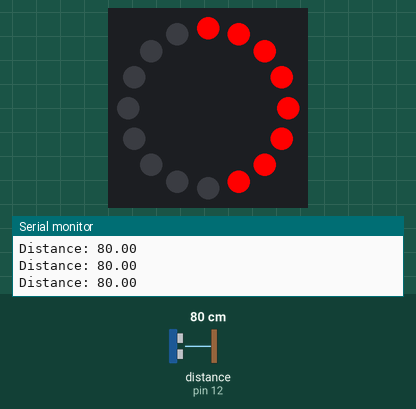
Simulated run of this sketch. Board: Arduino Uno, built with avr-gcc and run on an emulated ATmega328P. Parts: 16 RGB LEDs in a ring, first at the top, clockwise, the last lines printed to the serial monitor. The test bench sets the inputs (shaded band); at power-on: distance to the obstacle (sensor on pin 12) 80 cm. The echo pulse lasts 58.3 µs per cm.

Above: at 1.2 s.
1.3 s: distance to the obstacle (sensor on pin 12) set to 2 cm
At 1.7 s:
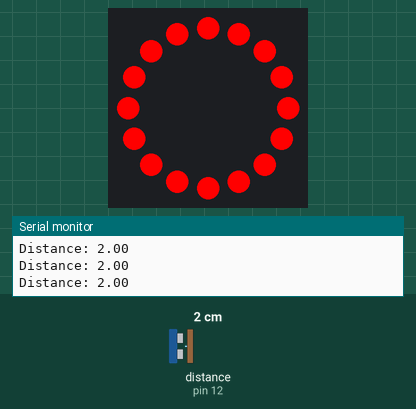
2.8 s: distance to the obstacle (sensor on pin 12) set to 35 cm
At 4.3 s:
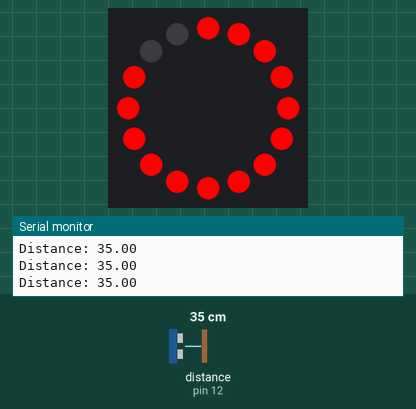
4.6 s: distance to the obstacle (sensor on pin 12) set to 60 cm
At 5.5 s:
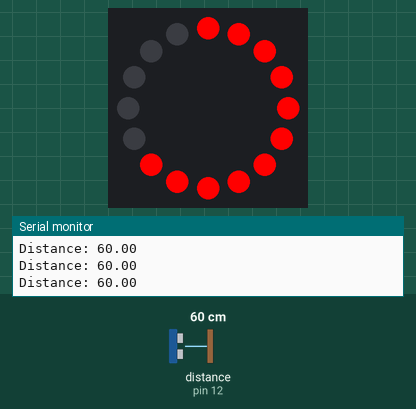
6.2 s: distance to the obstacle (sensor on pin 12) set to 4 cm
At 7.5 s:
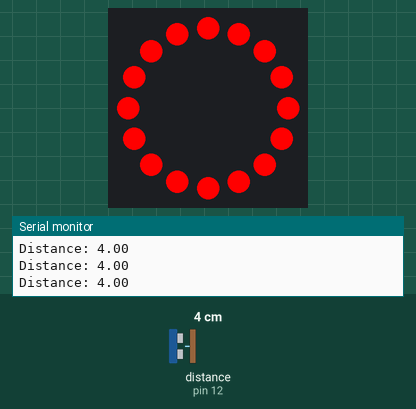
7.8 s: distance to the obstacle (sensor on pin 12) set to 250 cm
At 9.8 s:
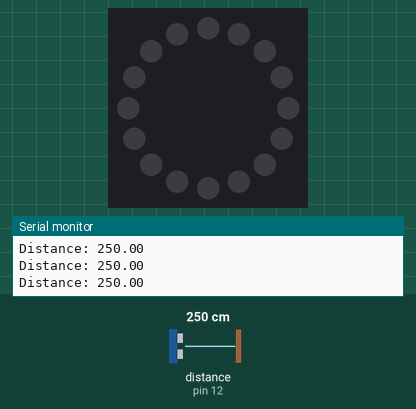
Timing chart, 0 to 11.3 s (numbered marks = the images above; inputs shaded):
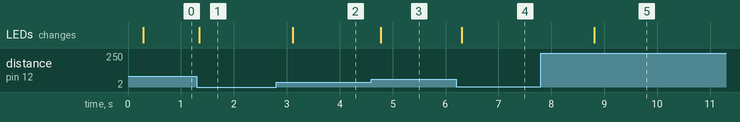

The sketch:

parkDistance.ino
```cpp
#include <Adafruit_NeoPixel.h>
#include <HCSR04.h>

// NeoPixel setup
#define PIN            6  // Define the pin where the data line is connected
#define NUMPIXELS      16 // Number of LEDs in the NeoPixel ring
Adafruit_NeoPixel ring = Adafruit_NeoPixel(NUMPIXELS, PIN, NEO_GRB + NEO_KHZ800);

// Ultrasonic Sensor setup
int triggerPin = 13;
int echoPin = 12;
UltraSonicDistanceSensor distanceSensor(triggerPin, echoPin);

// Define your color preference here (RGB)
int red = 255;
int green = 0;
int blue = 0;

// Define the range of distance for LED activation
int minDistance = 10;  // Minimum distance in cm
int maxDistance = 150; // Maximum distance in cm

// Variables to manage blink timing
unsigned long previousMillis = 0; // Stores last time LEDs were updated
bool ledsOn = false; // LED state tracking

void setup() {
  ring.begin(); // Initialize the ring
  ring.show();  // Initialize all pixels to 'off'
  Serial.begin(9600); // Initialize serial connection to print values from sensor
}

void loop() {
  float distance = distanceSensor.measureDistanceCm(); // Measure distance
  int numLEDs = map((int)distance, minDistance, maxDistance, NUMPIXELS, 0); // Map distance to LED count
  numLEDs = constrain(numLEDs, 0, NUMPIXELS); // Constrain LED count

  int blinkDelay = map((int)distance, minDistance, maxDistance, 50, 500); // Map distance to blink speed
  blinkDelay = constrain(blinkDelay, 50, 500); // Constrain blink speed

  unsigned long currentMillis = millis();

  // Blink LEDs without blocking
  if (currentMillis - previousMillis >= blinkDelay) {
    previousMillis = currentMillis; // Save the last time you blinked the LEDs
    if (ledsOn) {
      ring.clear(); // Turn LEDs off
      ledsOn = false;
    } else {
      lightUpLEDs(numLEDs); // Turn LEDs on
      ledsOn = true;
    }
  }

  Serial.print("Distance: ");
  Serial.println(distance); // Print distance
  delay(50); //some buffer to measure distance
}

// Function to light up a specific number of LEDs
void lightUpLEDs(int numLEDs) {
  ring.clear(); // Clear all pixels
  uint32_t color = ring.Color(red, green, blue);
  for (int i = 0; i < numLEDs; i++) {
    ring.setPixelColor(i, color); // Set color
  }
  ring.show(); // Update the ring
}
```

Measured:
- after the input at 1.3 s, the LEDs: change after 0.05 s (image 1)
- after the input at 2.8 s, the LEDs: change after 0.32 s (image 2)
- after the input at 4.6 s, the LEDs: change after 0.18 s (image 3)
- after the input at 6.2 s, the LEDs: change after 0.11 s (image 4)
- after the input at 7.8 s, the LEDs: change after 1.0 s (image 5)
